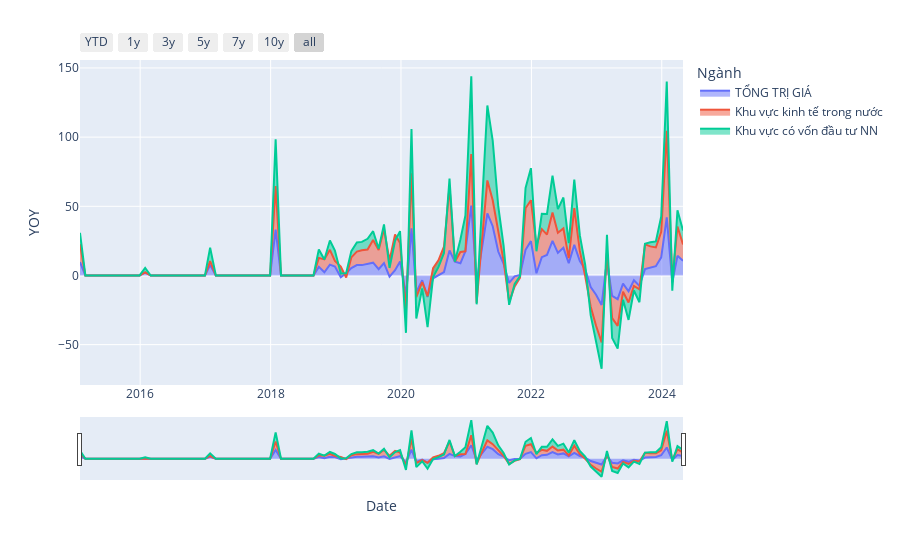

Notebook code cell kept with this figure:
### Code cell
import pandas as pd
import plotly.express as px
import plotly.graph_objects as go

df_show = dfs_xk[
    (
        (dfs_xk["Ngành"] == "TỔNG TRỊ GIÁ")
        | (dfs_xk["Ngành"] == "Khu vực kinh tế trong nước")
        | (dfs_xk["Ngành"] == "Khu vực có vốn đầu tư NN")
    )
    & (dfs_xk["Date"] > "2015-01-01")
]

fig = px.area(df_show, x="Date", y="YOY", color="Ngành")

fig.update_xaxes(
    rangeslider_visible=True,
    rangeselector=dict(
        buttons=[
            dict(count=1, label="YTD", step="year", stepmode="todate"),
            dict(count=1, label="1y", step="year", stepmode="backward"),
            dict(count=3, label="3y", step="year", stepmode="backward"),
            dict(count=5, label="5y", step="year", stepmode="backward"),
            dict(count=7, label="7y", step="year", stepmode="backward"),
            dict(count=10, label="10y", step="year", stepmode="backward"),
            dict(step="all"),
        ]
    ),
)

fig.show()
